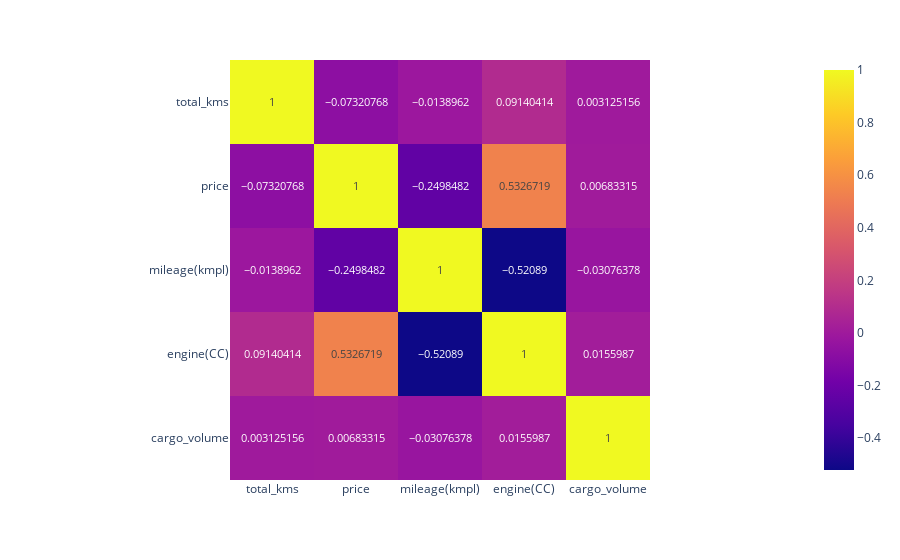

The cell this chart's notebook holds for it:
### Code cell
fig = px.imshow(corr_data, text_auto = True)
fig.show()

### Figure 1 — Plotly figure (JSON) as saved in the notebook; plotly's stock layout.template omitted (floating-point values rounded to 4 significant figures)
{"data": [{"coloraxis": "coloraxis", "hovertemplate": "x: %{x}<br>y: %{y}<br>color: %{z}<extra></extra>", "name": "0", "texttemplate": "%{z}", "type": "heatmap", "x": ["total_kms", "price", "mileage(kmpl)", "engine(CC)", "cargo_volume"], "xaxis": "x", "y": ["total_kms", "price", "mileage(kmpl)", "engine(CC)", "cargo_volume"], "yaxis": "y", "z": [[1, -0.07321, -0.0139, 0.0914, 0.003125], [-0.07321, 1, -0.2498, 0.5327, 0.006833], [-0.0139, -0.2498, 1, -0.5209, -0.03076], [0.0914, 0.5327, -0.5209, 1, 0.0156], [0.003125, 0.006833, -0.03076, 0.0156, 1]]}], "layout": {"coloraxis": {"colorscale": [[0, "#0d0887"], [0.1111, "#46039f"], [0.2222, "#7201a8"], [0.3333, "#9c179e"], [0.4444, "#bd3786"], [0.5556, "#d8576b"], [0.6667, "#ed7953"], [0.7778, "#fb9f3a"], [0.8889, "#fdca26"], [1, "#f0f921"]]}, "margin": {"t": 60}, "xaxis": {"anchor": "y", "constrain": "domain", "domain": [0, 1], "scaleanchor": "y"}, "yaxis": {"anchor": "x", "autorange": "reversed", "constrain": "domain", "domain": [0, 1]}}}
